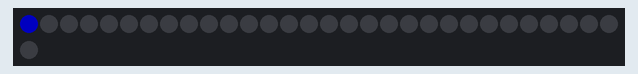
The sketch below on a simulated Arduino Uno, built with avr-gcc and run on an emulated ATmega328P. On the bench: 31 RGB LEDs in strip order, left to right, continuing on the next row. Dim RGB values are drawn brighter than linear; colours are those a GRB WS2812 strip shows for the declared byte order; what the sketch prints to the serial monitor is not drawn.

Above: at 0.15 s.
At 4.98 s:
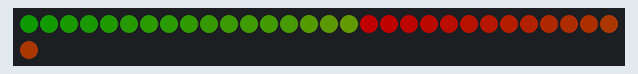
At 9.82 s:
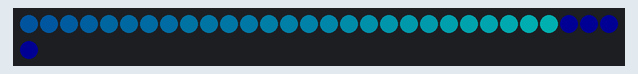
At 19.79 s:
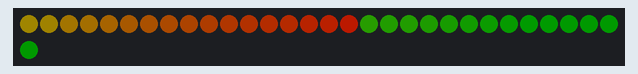
At 29.76 s:
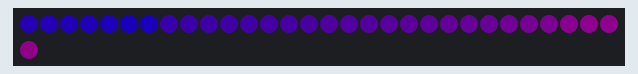
At 39.73 s:
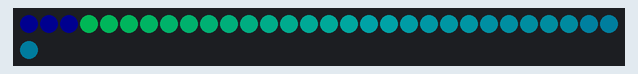

The sketch:

Cylon_LED_hat.ino
```cpp
#include "FastLED.h"

// How many leds in your strip?
#define NUM_LEDS 31

// For led chips like Neopixels, which have a data line, ground, and power, you just
// need to define DATA_PIN.  For led chipsets that are SPI based (four wires - data, clock,
// ground, and power), like the LPD8806, define both DATA_PIN and CLOCK_PIN
#define DATA_PIN 5


// Define the array of leds
CRGB leds[NUM_LEDS];

void setup() {
	Serial.begin(57600);
	Serial.println("resetting");
	LEDS.addLeds<WS2812,DATA_PIN,GBR>(leds,NUM_LEDS);
	LEDS.setBrightness(84);
}

void fadeall() { for(int i = 0; i < NUM_LEDS; i++) { leds[i].nscale8(250); } }

void loop() {
	static uint8_t hue = 0;
	Serial.print("x");
	// First slide the led in one direction
	for(int i = 0; i < NUM_LEDS; i++) {
		// Set the i'th led to red
		leds[i] = CHSV(hue++, 255, 255);
		// Show the leds
		FastLED.show();
		// now that we've shown the leds, reset the i'th led to black
		// leds[i] = CRGB::Black;
		fadeall();
		// Wait a little bit before we loop around and do it again
		delay(10);
	}
	Serial.print("x");

	// Now go in the other direction.
	for(int i = (NUM_LEDS)-1; i >= 0; i--) {
		// Set the i'th led to red
		leds[i] = CHSV(hue++, 255, 255);
		// Show the leds
		FastLED.show();
		// now that we've shown the leds, reset the i'th led to black
		// leds[i] = CRGB::Black;
		fadeall();
		// Wait a little bit before we loop around and do it again
		delay(10);
	}
}
```
